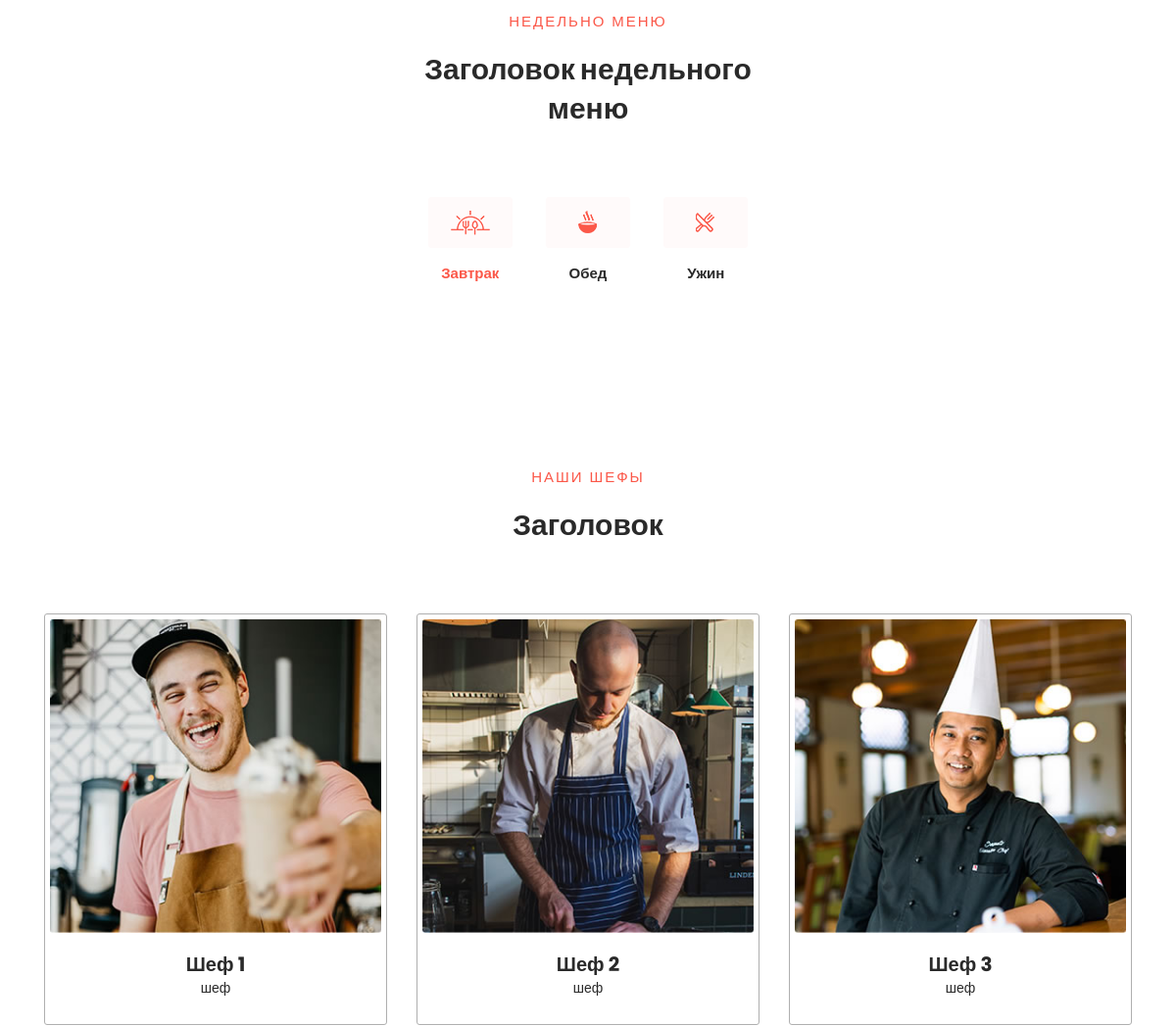
The app's page / (middle part), older data.
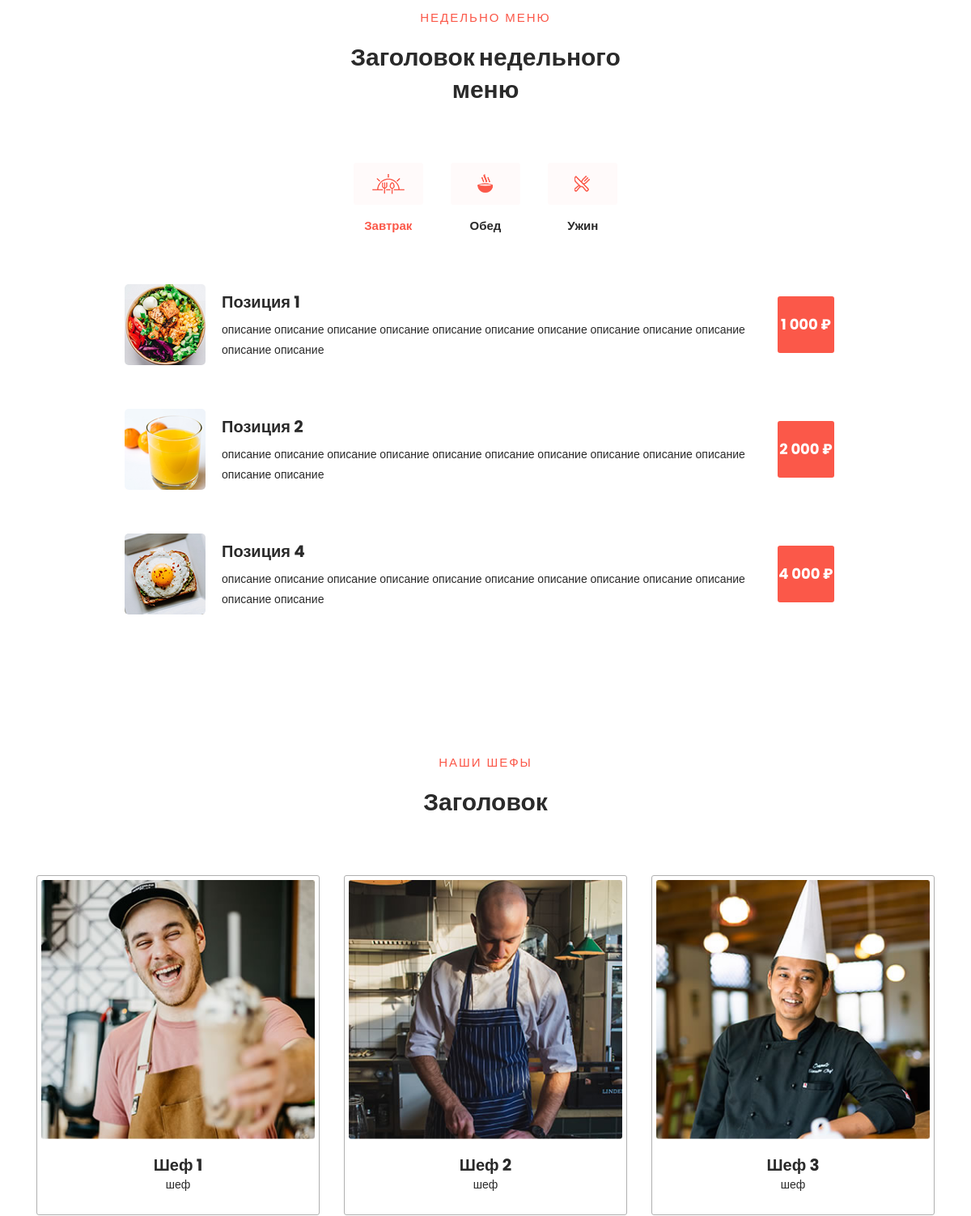
The same page, newer data.
### week_menu/models.py (models this page shows, shortened)
class WeekMenuAbout(models.Model):
    title = models.CharField('Заголовок блока', max_length=50)
    subtitle = models.CharField('Заголовок блока', max_length=100)
    class Meta:
        verbose_name = "Настройки недельного меню"

class WeekMenu(models.Model):
    title = models.CharField('Название', max_length=100)
    descr = models.CharField('Описание', max_length=255)
    price = models.IntegerField('Цена')
    photo = models.ImageField('Фото', upload_to='image/')
    breakfast = models.BooleanField('Завтрак', default=False)
    lunch = models.BooleanField('Обед', default=False)
    dinner = models.BooleanField('Ужин', default=False)
    order = models.SmallIntegerField('Порядок', default=0)
    draft = models.BooleanField('Публикация', default=True)
    class Meta:
        verbose_name = "Недельное меню"
        verbose_name_plural = "Недельное меню"

### chefs/models.py (models this page shows, shortened)
class AboutChefs(models.Model):
    title = models.CharField('Название блока', max_length=50)
    subtitle = models.CharField('Заголовок', max_length=200)
    class Meta:
        verbose_name = "Настройки блока"

class Chefs(models.Model):
    title = models.CharField('Имя', max_length=100)
    subtitle = models.CharField('Должность', max_length=100)
    descr = models.CharField('Описание', max_length=255)
    photo = models.ImageField('Фото', upload_to='images/')
    instagram = models.URLField('Инстаграм', max_length=100)
    order = models.SmallIntegerField('Порядок', default=0)
    draft = models.BooleanField('Публикация', default=True)
    class Meta:
        verbose_name = "Шефы"
        verbose_name_plural = "Шефы"

### main/views.py (the view)
# urls.py: path('', index),
def index(request):
    error = ''
    if request.method == 'POST':
        form = FormPage(request.POST)
        if form.is_valid():
            try:
                form.save()
            except:
                error = 'Форма не была отправлена'
    else:
        form = FormPage()
    return render(request, 'index.html', {'form': form, 'error': error, 'mains': Main.objects.all()})

### main/templatestags/tags.py (called while the page is built)
@register.inclusion_tag('tags/main_banner.html')
def get_main_slider():
    main_banner = MainBanner.objects.all()
    return {'main_banners': main_banner}

@register.inclusion_tag('tags/main_banner_slider.html')
def get_image_sider():
    banner = Banners.objects.all().order_by('order')
    return {'banners': banner}

@register.inclusion_tag('tags/about.html')
def get_about():
    about = About.objects.all()
    return {'abouts': about}

@register.inclusion_tag('tags/about_photo.html')
def get_about_photo():
    about_photo = AboutBanners.objects.all().order_by('order')
    return {'about_photos': about_photo}

@register.inclusion_tag('tags/menu.html')
def get_menu():
    menu = AboutMenu.objects.all()
    return {'menus': menu}

@register.inclusion_tag('tags/menu_item.html')
def get_menu_item():
    menu_item = Menu.objects.all().filter(draft=True).order_by('order')
    return {'menu_items': menu_item}

@register.inclusion_tag('tags/chefs.html')
def get_chefs():
    about_chef = AboutChefs.objects.all()
    return {'about_chefs': about_chef}

@register.inclusion_tag('tags/week_menu.html')
def get_week_menu():
    week_menu = WeekMenuAbout.objects.all()
    return {'week_menus': week_menu}

### templates/index.html (shortened to what this page needs)
<!DOCTYPE html>
{% load static %}
{% load tags %}
{% for main in mains %}
<html lang="ru>
  <head>
    <meta charset=" utf-8">
<link rel="stylesheet" type="text/css" href="{% static 'css/bootstrap.min.css' %}">
<link rel="stylesheet" type="text/css" href="{% static 'css/font-awesome.css' %}">
<link rel="stylesheet" href="{% static 'css/templatemo-klassy-cafe.css' %}">
<link rel="stylesheet" href="{% static 'css/owl-carousel.css' %}">
<link rel="stylesheet" href="{% static 'css/lightbox.css' %}">
</head>
<body>
{% get_week_menu %}
{% get_chefs %}
</body>
</html>
{% endfor %}

### templates/tags/week_menu.html
{% load tags %}
{% for week_menu in week_menus %}
<section class="section" id="offers">
    <div class="container">
        <div class="row">
            <div class="col-lg-4 offset-lg-4 text-center">
                <div class="section-heading">
                    <h6>{{ week_menu.title }}</h6>
                    <h2>{{ week_menu.subtitle }}</h2>
                </div>
            </div>
        </div>
        {% get_week_menu_items %}
    </div>
</section>
{% endfor %}

### templates/tags/week_menu_item.html (shortened to what this page needs)
{% load static %}
{% load tags %}
<div class="row">
    <div class="col-lg-12">
        <div class="row" id="tabs">
            <div class="col-lg-12">
                <div class="heading-tabs">
                    <div class="row">
                        <div class="col-lg-6 offset-lg-3">
                            <ul>
                                <li><a href='#breakfast'><img src="{% static 'images/tab-icon-01.png' %}" alt="">Завтрак</a>
                                </li>
                                <li><a href='#lunch'><img src="{% static 'images/tab-icon-02.png' %}"
                                                          alt="">Обед</a></a></li>
                                <li><a href='#dinner'><img src="{% static 'images/tab-icon-03.png' %}"
                                                           alt="">Ужин</a></a></li>
                            </ul>
                        </div>
                    </div>
                </div>
            </div>
            <div class="col-lg-12" style="text-align:center;">
                <section class='tabs-content'>
                    <article id='breakfast'>
                        <div class="row">
                            {% get_week_menu_items_breakfast %}
                        </div>
                    </article>
                </section>
            </div>
        </div>
    </div>
</div>

### templates/tags/week_menu_item_breakfast.html
<div class="col-lg-12">
    <div class="row">
        <div class="left-list">
            {% for week_menu_item_breakfast in week_menu_items_breakfast %}
            <div class="col-lg-12">
                <div class="tab-item">
                    <img src="{{ week_menu_item_breakfast.photo.url }}" alt="{{ week_menu_item_breakfast.title }}">
                    <h4>{{ week_menu_item_breakfast.title }}</h4>
                    <p>{{ week_menu_item_breakfast.descr|safe }}</p>
                    <div class="price">
                        <h6>{{ week_menu_item_breakfast.price }} ₽</h6>
                    </div>
                </div>
            </div>
            {% endfor %}
        </div>
    </div>
</div>

### templates/tags/chefs.html
{% load tags %}
{% for about_chef in about_chefs %}
<section class="section" id="chefs">
    <div class="container">
        <div class="row">
            <div class="col-lg-4 offset-lg-4 text-center">
                <div class="section-heading">
                    <h6>{{ about_chef.title }}</h6>
                    <h2>{{ about_chef.subtitle }}</h2>
                </div>
            </div>
        </div>
        <div class="row">
            {% get_chefs_item %}
        </div>
    </div>
</section>
{% endfor %}

### templates/tags/chefs_item.html (shortened to what this page needs)
{% load tags %}
{% for chefs_item in chefs_items %}
<div class="col-lg-4">
    <div class="chef-item">
        <div class="thumb">
            <img src="{{ chefs_item.photo.url }}" alt="Chef #1">
        </div>
        <div class="down-content">
            <h4>{{ chefs_item.title }}</h4>
            <span>{{ chefs_item.subtitle }}</span>
        </div>
    </div>
</div>
{% endfor %}

Row changes from the older to the newer data that the page shows:
changed WeekMenuAbout "Заголовок недельного меню": gains WeekMenu (photo (picture), title "Позиция 1", descr "описание описание описание описание описание описание описание описание описание описание описание описание", price "1 000"); gains WeekMenu (photo (picture), title "Позиция 2", descr "описание описание описание описание описание описание описание описание описание описание описание описание", price "2 000"); gains WeekMenu (photo (picture), title "Позиция 4", descr "описание описание описание описание описание описание описание описание описание описание описание описание", price "4 000")
